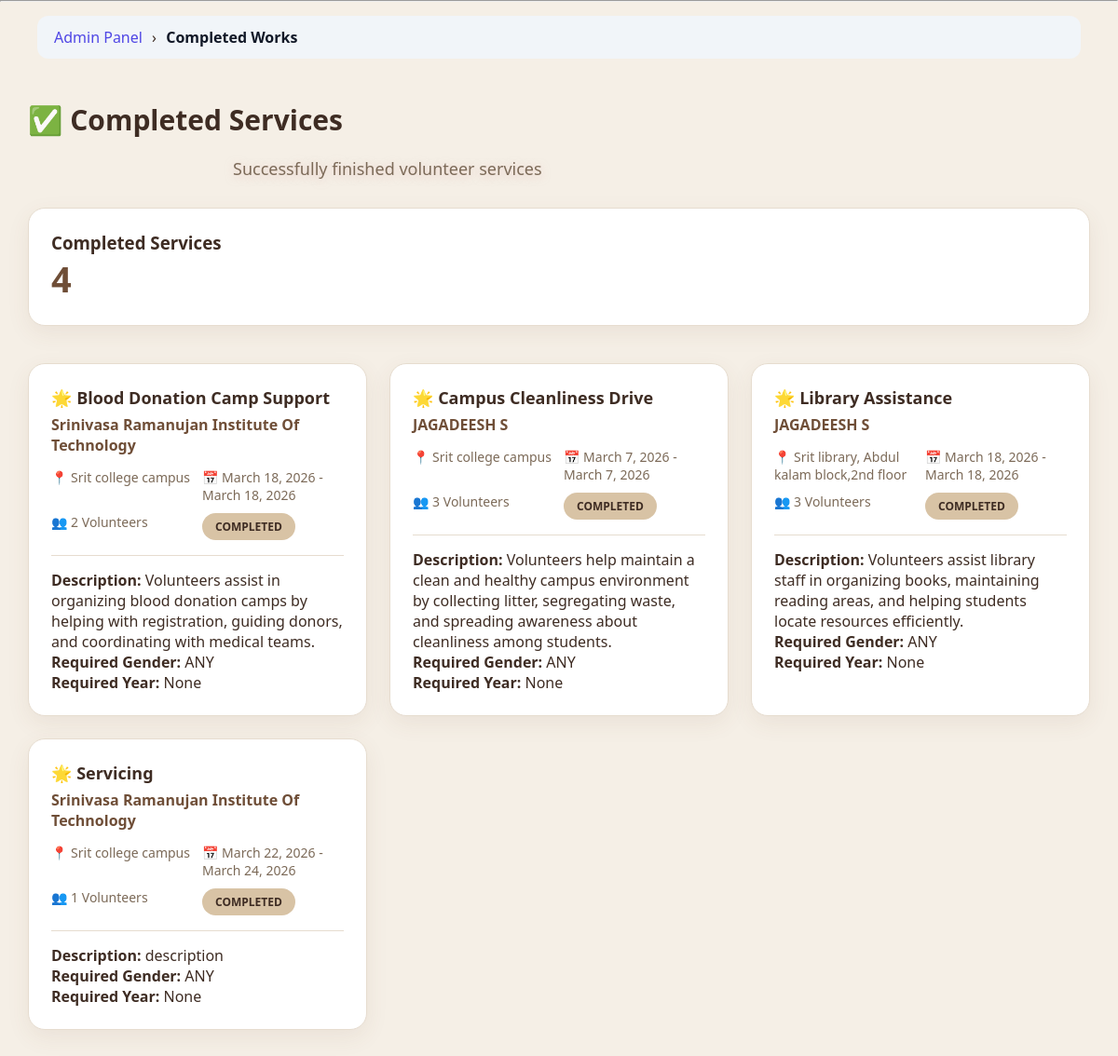
Page /admin_panel/completed-works/ (signed in) on the committed database.
### app1/models.py (models this page shows, shortened)
class Service(models.Model):
    STATUS_CHOICES = (
        ('PENDING', 'Pending'),
        ('APPROVED', 'Approved'),
        ('REJECTED', 'Rejected'),
        ('COMPLETED', 'Completed'),
    )
    title = models.CharField(max_length=200)
    description = models.TextField()
    location = models.CharField(max_length=100)
    start_date = models.DateField()
    end_date = models.DateField()
    reminder_sent = models.BooleanField(default=False)
    max_volunteers = models.IntegerField()
    coordinators = models.JSONField(default=list, blank=True)
    GENDER_PREF = (
        ("ANY", "Any"),
        ("MALE", "Male"),
        ("FEMALE", "Female"),
    )
    required_gender = models.CharField(
        max_length=10,
        choices=GENDER_PREF,
        default="ANY"
    )
    required_year = models.CharField(
        max_length=20,
        blank=True,
        null=True
    )
    organization = models.ForeignKey(
        Organization,
        on_delete=models.CASCADE
    )
    organization_name = models.CharField(
        max_length=200,
        blank=True
    )
    status = models.CharField(
        max_length=20,
        choices=STATUS_CHOICES,
        default='PENDING'
    )
    authorization_letter = models.FileField(
        upload_to="service_letters/",
        null=True,
        blank=True
    )
    created_at = models.DateTimeField(auto_now_add=True)

class Organization(models.Model):
    user = models.OneToOneField(User, on_delete=models.CASCADE)
    organization_name = models.CharField(max_length=100)
    principal_name = models.CharField(max_length=100, blank=True, null=True)
    phone = models.CharField(max_length=15, blank=True, null=True)
    verification_letter = models.FileField(
        upload_to="org_letters/",
        blank=True,
        null=True
    )
    approved = models.BooleanField(default=False)
    cover_image = models.ImageField(upload_to="org_covers/", blank=True, null=True)
    logo = models.ImageField(upload_to="org_logos/", blank=True, null=True)
    tagline = models.CharField(max_length=200, blank=True)
    about = models.TextField(blank=True)
    mission = models.TextField(blank=True)
    vision = models.TextField(blank=True)
    founded_year = models.IntegerField(blank=True, null=True)
    website = models.URLField(blank=True)
    instagram = models.URLField(blank=True)
    youtube = models.URLField(blank=True)
    promo_video = models.URLField(blank=True)
    website = models.URLField(blank=True, null=True)

### app1/views.py (the view)
# urls.py: path('admin_panel/completed-works/', views.admin_completed_works, name='admin_completed_works'),
@login_required
def admin_completed_works(request):
    if request.user.role != "ADMIN":
        return redirect("login")
    today = date.today()
    services = Service.objects.filter(end_date__lt=today)
    return render(
        request,
        "admin_panel/completed_works.html",
        {
            "services": services,
            "completed_count": services.count()
        }
    )

### app1/templatetags/breadcrumbs.py (called while the page is built)
@register.simple_tag(takes_context=True)
def generate_breadcrumbs(context):
    request = context['request']
    path = request.path.strip('/')
    parts = path.split('/')
    breadcrumbs = []
    url = ""
    for part in parts:
        url += "/" + part
        name = part.replace('-', ' ').replace('_', ' ').title()
        if part == "organization":
            breadcrumbs.append(("Organization", reverse("organization_dashboard")))
        elif part == "volunteer":
            breadcrumbs.append(("Volunteer", reverse("volunteer_dashboard")))
        elif part == "admin_panel":
            breadcrumbs.append(("Admin Panel", reverse("admin_dashboard")))
        elif part == "service" or part.isdigit():
            breadcrumbs.append(("", reverse("organization_dashboard")))
        else:
            breadcrumbs.append((name, url + "/"))
    return breadcrumbs

### app1/templates/admin_panel/completed_works.html (shortened to what this page needs)
{% extends "base.html" %}
{% block content %}
<div class="page">
<h1>✅ Completed Services</h1>
<p class="subtitle">Successfully finished volunteer services</p>
<div class="cards">
    <div class="card">
        <h3>Completed Services</h3>
        <div class="count">{{ completed_count }}</div>
    </div>
</div>
<div class="work-grid">
{% for s in services %}
<div class="work-card">
    <div class="work-title">🌟 {{ s.title }}</div>
    <div class="org"><a href="{% url 'public_org_profile' s.organization.id %}">
    {{ s.organization.organization_name }}
</a></div>
    <div class="meta">
        <div>📍 {{ s.location }}</div>
        <div>📅 {{ s.start_date }} - {{ s.end_date }}</div>
        <div>👥 {{ s.max_volunteers }} Volunteers</div>
        <div><span class="status">COMPLETED</span></div>
    </div>
    <div style="margin-top:15px; border-top:1px solid #334155; padding-top:15px;">
        <p><strong>Description:</strong> {{ s.description }}</p>
        <p><strong>Required Gender:</strong> {{ s.required_gender }}</p>
        <p><strong>Required Year:</strong> {{ s.required_year }}</p>
    </div>
</div>
{% empty %}
<p>No completed services available.</p>
{% endfor %}
</div>
</div>
{% endblock %}

### app1/static/css/style.css (style rules this page uses)
* { margin: 0; padding: 0; box-sizing: border-box; font-family: 'Segoe UI', sans-serif; }
body { height: 100vh; background: #f5f7fb; }
* { margin: 0; padding: 0; box-sizing: border-box; font-family: "Segoe UI", sans-serif; }
body { background: #f8fafc; color: #0f172a; }
.subtitle { color: #fcfdff; text-shadow: 0 2px 10px rgba(231, 178, 178, 0.5); }
.subtitle { margin-top: 20px; max-width: 700px; margin-inline: auto; color: #475569; font-size: 18px; }

### app1/templates/admin_panel/completed_works.html (style rules this page uses)
body { background:#f5efe6; font-family:'Segoe UI',sans-serif; color:#3e2c23; }
.page { padding:30px; }
h1 { font-size:30px; font-weight:700; color:#3e2c23; margin-bottom:8px; }
.subtitle { color:#7c6a58; margin-bottom:30px; }
.cards { display:grid; grid-template-columns:repeat(auto-fit,minmax(230px,1fr)); gap:22px; margin-bottom:40px; }
.card { background:#ffffff; border-radius:18px; padding:24px; border:1px solid #e6dccf; box-shadow:0 8px 25px rgba(111,78,55,0.08); }
.count { font-size:38px; font-weight:800; color:#6f4e37; }
.work-grid { display:grid; grid-template-columns:repeat(auto-fit,minmax(320px,1fr)); gap:24px; }
.work-card { background:#ffffff; border-radius:18px; padding:24px; border:1px solid #e6dccf; box-shadow:0 8px 25px rgba(111,78,55,0.08); transition:0.3s ease; }
.work-title { font-size:18px; font-weight:600; color:#3e2c23; margin-bottom:6px; }
.org { color:#7c6a58; margin-bottom:14px; }
.org a { color:#6f4e37; font-weight:600; text-decoration:none; }
.meta { display:grid; grid-template-columns:1fr 1fr; gap:10px; font-size:14px; color:#7c6a58; margin-bottom:16px; }
.status { display:inline-block; padding:6px 14px; border-radius:20px; background:#d8c3a5; color:#3e2c23; font-weight:600; font-size:12px; }
.work-card div[style] { margin-top:15px !important; border-top:1px solid #e6dccf !important; padding-top:15px !important; }

### rows in the picture
Service: title "Blood Donation Camp Support", organization.organization_name "Srinivasa Ramanujan Institute Of Technology", location "Srit college campus", start_date "March 18, 2026", end_date "March 18, 2026", max_volunteers "2", description "Volunteers assist in organizing blood donation camps by helping with registration, guiding donors, and coordinating with medical teams.", required_gender "ANY", required_year "None"
Service: title "Campus Cleanliness Drive", organization.organization_name "JAGADEESH S", location "Srit college campus", start_date "March 7, 2026", end_date "March 7, 2026", max_volunteers "3", description "Volunteers help maintain a clean and healthy campus environment by collecting litter, segregating waste, and spreading awareness about cleanliness among students.", required_gender "ANY", required_year "None"
Service: title "Library Assistance", organization.organization_name "JAGADEESH S", location "Srit library, Abdul kalam block,2nd floor", start_date "March 18, 2026", end_date "March 18, 2026", max_volunteers "3", description "Volunteers assist library staff in organizing books, maintaining reading areas, and helping students locate resources efficiently.", required_gender "ANY", required_year "None"
Service: title "Servicing", organization.organization_name "Srinivasa Ramanujan Institute Of Technology", location "Srit college campus", start_date "March 22, 2026", end_date "March 24, 2026", max_volunteers "1", description "description", required_gender "ANY", required_year "None"

### other values in the picture
{{ name }} "Admin Panel"
{{ name }} "Completed Works"
{{ completed_count }} "4"
